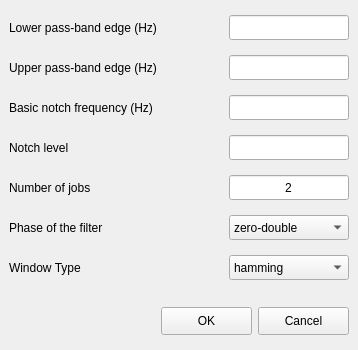
<?xml version="1.0" encoding="UTF-8"?>
<ui version="4.0">
 <class>MainWindow</class>
 <widget class="QMainWindow" name="MainWindow">
  <property name="geometry">
   <rect>
    <x>0</x>
    <y>0</y>
    <width>358</width>
    <height>350</height>
   </rect>
  </property>
  <property name="windowTitle">
   <string>MainWindow</string>
  </property>
  <property name="toolTip">
   <string/>
  </property>
  <widget class="QWidget" name="centralwidget">
   <property name="font">
    <font>
     <family>Ubuntu</family>
    </font>
   </property>
   <layout class="QVBoxLayout" name="verticalLayout_3">
    <item>
     <layout class="QHBoxLayout" name="horizontalLayout_2">
      <property name="spacing">
       <number>20</number>
      </property>
      <item>
       <layout class="QVBoxLayout" name="verticalLayout_2">
        <property name="spacing">
         <number>15</number>
        </property>
        <item>
         <widget class="QLabel" name="_lfreq_lb">
          <property name="minimumSize">
           <size>
            <width>0</width>
            <height>25</height>
           </size>
          </property>
          <property name="maximumSize">
           <size>
            <width>16777215</width>
            <height>25</height>
           </size>
          </property>
          <property name="text">
           <string>Lower pass-band edge (Hz)</string>
          </property>
         </widget>
        </item>
        <item>
         <widget class="QLabel" name="_hfreq_lb">
          <property name="minimumSize">
           <size>
            <width>0</width>
            <height>25</height>
           </size>
          </property>
          <property name="maximumSize">
           <size>
            <width>16777215</width>
            <height>25</height>
           </size>
          </property>
          <property name="text">
           <string>Upper pass-band edge (Hz)</string>
          </property>
         </widget>
        </item>
        <item>
         <widget class="QLabel" name="_notch_freq_lb">
          <property name="minimumSize">
           <size>
            <width>0</width>
            <height>25</height>
           </size>
          </property>
          <property name="maximumSize">
           <size>
            <width>16777215</width>
            <height>25</height>
           </size>
          </property>
          <property name="text">
           <string>Basic notch frequency (Hz)</string>
          </property>
         </widget>
        </item>
        <item>
         <widget class="QLabel" name="_notch_level_lb">
          <property name="minimumSize">
           <size>
            <width>0</width>
            <height>25</height>
           </size>
          </property>
          <property name="maximumSize">
           <size>
            <width>16777215</width>
            <height>25</height>
           </size>
          </property>
          <property name="text">
           <string>Notch level</string>
          </property>
         </widget>
        </item>
        <item>
         <widget class="QLabel" name="_njobs_lb">
          <property name="minimumSize">
           <size>
            <width>0</width>
            <height>25</height>
           </size>
          </property>
          <property name="maximumSize">
           <size>
            <width>16777215</width>
            <height>25</height>
           </size>
          </property>
          <property name="text">
           <string>Number of jobs</string>
          </property>
         </widget>
        </item>
        <item>
         <widget class="QLabel" name="_phase_lb">
          <property name="minimumSize">
           <size>
            <width>0</width>
            <height>25</height>
           </size>
          </property>
          <property name="maximumSize">
           <size>
            <width>16777215</width>
            <height>25</height>
           </size>
          </property>
          <property name="text">
           <string>Phase of the filter</string>
          </property>
         </widget>
        </item>
        <item>
         <widget class="QLabel" name="_window_lb">
          <property name="minimumSize">
           <size>
            <width>0</width>
            <height>25</height>
           </size>
          </property>
          <property name="maximumSize">
           <size>
            <width>16777215</width>
            <height>25</height>
           </size>
          </property>
          <property name="text">
           <string>Window Type</string>
          </property>
         </widget>
        </item>
       </layout>
      </item>
      <item>
       <layout class="QVBoxLayout" name="verticalLayout">
        <property name="spacing">
         <number>15</number>
        </property>
        <item>
         <widget class="QLineEdit" name="_lfreq_le">
          <property name="minimumSize">
           <size>
            <width>120</width>
            <height>25</height>
           </size>
          </property>
          <property name="maximumSize">
           <size>
            <width>120</width>
            <height>25</height>
           </size>
          </property>
          <property name="focusPolicy">
           <enum>Qt::ClickFocus</enum>
          </property>
          <property name="alignment">
           <set>Qt::AlignCenter</set>
          </property>
         </widget>
        </item>
        <item>
         <widget class="QLineEdit" name="_hfreq_le">
          <property name="minimumSize">
           <size>
            <width>120</width>
            <height>25</height>
           </size>
          </property>
          <property name="maximumSize">
           <size>
            <width>120</width>
            <height>25</height>
           </size>
          </property>
          <property name="focusPolicy">
           <enum>Qt::ClickFocus</enum>
          </property>
          <property name="styleSheet">
           <string notr="true"/>
          </property>
          <property name="alignment">
           <set>Qt::AlignCenter</set>
          </property>
         </widget>
        </item>
        <item>
         <widget class="QLineEdit" name="_notch_freq_le">
          <property name="minimumSize">
           <size>
            <width>120</width>
            <height>25</height>
           </size>
          </property>
          <property name="maximumSize">
           <size>
            <width>120</width>
            <height>25</height>
           </size>
          </property>
          <property name="focusPolicy">
           <enum>Qt::ClickFocus</enum>
          </property>
          <property name="text">
           <string/>
          </property>
          <property name="alignment">
           <set>Qt::AlignCenter</set>
          </property>
         </widget>
        </item>
        <item>
         <widget class="QLineEdit" name="_notch_level_le">
          <property name="minimumSize">
           <size>
            <width>120</width>
            <height>25</height>
           </size>
          </property>
          <property name="maximumSize">
           <size>
            <width>120</width>
            <height>25</height>
           </size>
          </property>
          <property name="focusPolicy">
           <enum>Qt::ClickFocus</enum>
          </property>
          <property name="text">
           <string/>
          </property>
          <property name="alignment">
           <set>Qt::AlignCenter</set>
          </property>
         </widget>
        </item>
        <item>
         <widget class="QLineEdit" name="_njobs_le">
          <property name="minimumSize">
           <size>
            <width>120</width>
            <height>25</height>
           </size>
          </property>
          <property name="maximumSize">
           <size>
            <width>120</width>
            <height>25</height>
           </size>
          </property>
          <property name="focusPolicy">
           <enum>Qt::ClickFocus</enum>
          </property>
          <property name="text">
           <string>2</string>
          </property>
          <property name="alignment">
           <set>Qt::AlignCenter</set>
          </property>
         </widget>
        </item>
        <item>
         <widget class="QComboBox" name="_phase_cbx">
          <property name="minimumSize">
           <size>
            <width>120</width>
            <height>25</height>
           </size>
          </property>
          <property name="maximumSize">
           <size>
            <width>120</width>
            <height>25</height>
           </size>
          </property>
          <property name="mouseTracking">
           <bool>false</bool>
          </property>
          <property name="toolTip">
           <string/>
          </property>
          <property name="toolTipDuration">
           <number>-1</number>
          </property>
          <property name="statusTip">
           <string/>
          </property>
          <property name="whatsThis">
           <string/>
          </property>
          <item>
           <property name="text">
            <string>zero-double</string>
           </property>
          </item>
          <item>
           <property name="text">
            <string>zero</string>
           </property>
          </item>
          <item>
           <property name="text">
            <string>minimum</string>
           </property>
          </item>
         </widget>
        </item>
        <item>
         <widget class="QComboBox" name="_win_type_cbx">
          <property name="minimumSize">
           <size>
            <width>120</width>
            <height>25</height>
           </size>
          </property>
          <property name="maximumSize">
           <size>
            <width>120</width>
            <height>25</height>
           </size>
          </property>
          <property name="mouseTracking">
           <bool>false</bool>
          </property>
          <property name="toolTip">
           <string/>
          </property>
          <property name="toolTipDuration">
           <number>-1</number>
          </property>
          <property name="statusTip">
           <string/>
          </property>
          <property name="whatsThis">
           <string/>
          </property>
          <item>
           <property name="text">
            <string>hamming</string>
           </property>
          </item>
          <item>
           <property name="text">
            <string>hann</string>
           </property>
          </item>
          <item>
           <property name="text">
            <string>blackman</string>
           </property>
          </item>
         </widget>
        </item>
       </layout>
      </item>
     </layout>
    </item>
    <item>
     <spacer name="verticalSpacer">
      <property name="orientation">
       <enum>Qt::Vertical</enum>
      </property>
      <property name="sizeType">
       <enum>QSizePolicy::Fixed</enum>
      </property>
      <property name="sizeHint" stdset="0">
       <size>
        <width>20</width>
        <height>15</height>
       </size>
      </property>
     </spacer>
    </item>
    <item>
     <layout class="QHBoxLayout" name="horizontalLayout">
      <item>
       <spacer name="horizontalSpacer">
        <property name="orientation">
         <enum>Qt::Horizontal</enum>
        </property>
        <property name="sizeHint" stdset="0">
         <size>
          <width>40</width>
          <height>20</height>
         </size>
        </property>
       </spacer>
      </item>
      <item>
       <widget class="QPushButton" name="_ok_btn">
        <property name="minimumSize">
         <size>
          <width>91</width>
          <height>28</height>
         </size>
        </property>
        <property name="maximumSize">
         <size>
          <width>91</width>
          <height>28</height>
         </size>
        </property>
        <property name="styleSheet">
         <string notr="true"/>
        </property>
        <property name="text">
         <string>OK</string>
        </property>
        <property name="shortcut">
         <string>Return</string>
        </property>
       </widget>
      </item>
      <item>
       <widget class="QPushButton" name="_cancel_btn">
        <property name="minimumSize">
         <size>
          <width>91</width>
          <height>28</height>
         </size>
        </property>
        <property name="maximumSize">
         <size>
          <width>91</width>
          <height>28</height>
         </size>
        </property>
        <property name="text">
         <string>Cancel</string>
        </property>
       </widget>
      </item>
     </layout>
    </item>
   </layout>
  </widget>
 </widget>
 <resources/>
 <connections/>
</ui>
